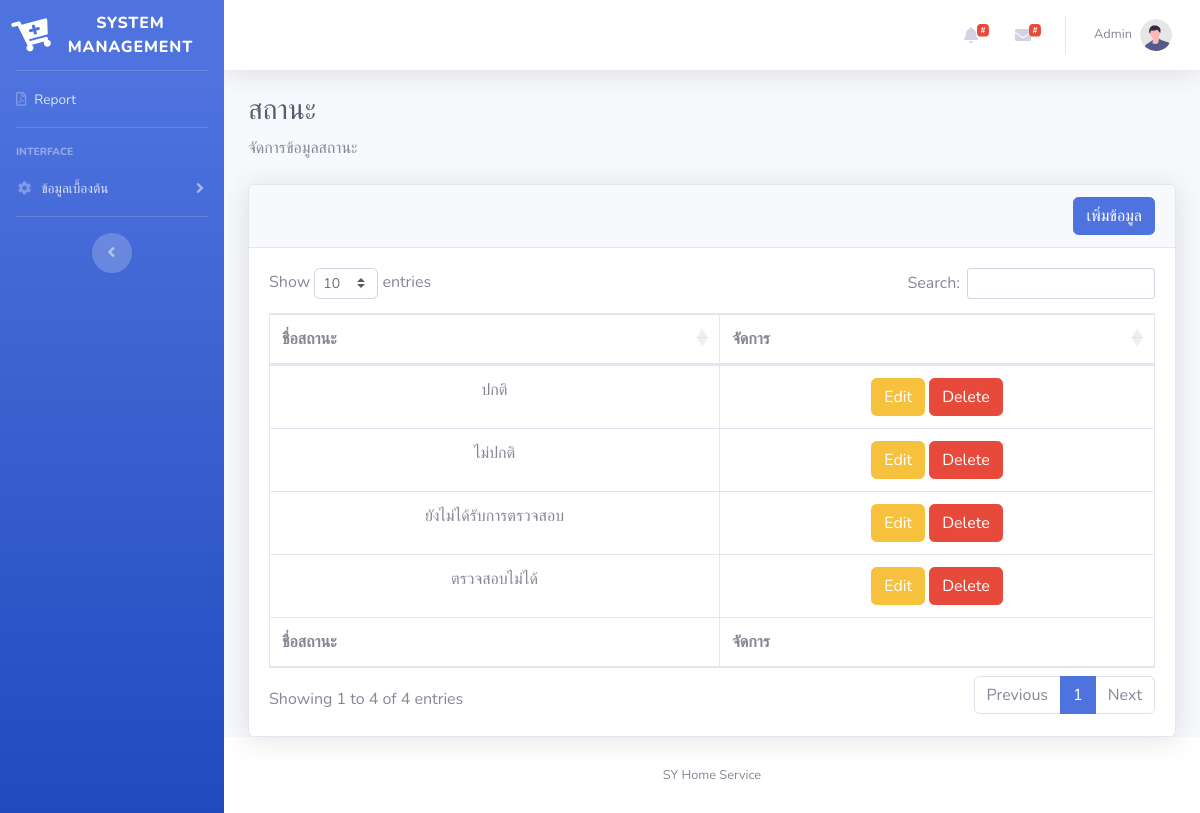
/status_page.php, run on the app's committed database.
### tables this page shows
CREATE TABLE `sy_status` (
  `s_id` varchar(20) NOT NULL,
  `s_name` varchar(50) NOT NULL
);

### status_page.php (the view, shortened to what this page needs)
<?php include 'includes/connect.php';
?>
<!DOCTYPE html>
<html lang="en">
<body id="page-top">
    <div id="wrapper">
        <ul class="navbar-nav bg-gradient-primary sidebar sidebar-dark accordion" id="accordionSidebar">
            <?php include 'includes/navbar.php' ?>
            <div class="container-fluid">
                <h1 class="h3 mb-2 text-gray-800">สถานะ</h1>
                <p class="mb-4">จัดการข้อมูลสถานะ</p>
                <div class="card shadow mb-9">
                    <div class="card-header py-8">
                        <button type="button" class="btn btn-primary" data-toggle="modal" style="float: right;" data-target="#addModal">เพิ่มข้อมูล</button>
                    </div>
                    <div class="card-body">
                        <table class="table table-bordered" id="mytable" width="100%" cellspacing="0" style="text-align: center;">
                            <thead>
                                <tr>
                                    <th>ชื่อสถานะ</th>
                                    <th>จัดการ</th>
                                </tr>
                            </thead>
                            <tfoot>
                                <tr>
                                    <th>ชื่อสถานะ</th>
                                    <th>จัดการ</th>
                                </tr>
                            </tfoot>
                            <tbody>
                                <?php
                                $select_stmt = $db->prepare("SELECT * FROM sy_status");
                                $select_stmt->execute();
                                while ($row = $select_stmt->fetch(PDO::FETCH_ASSOC)) {
                                ?>
                                    <tr>
                                        <td><?php echo $row["s_name"]; ?>
                                        <td><a class="btn btn-warning editbtn" data-toggle="modal" data-target="#editModal">Edit</a>
                                            <a class="btn btn-danger deletebtn" data-toggle="modal" data-target="#deleteModal">Delete</a></td>
                                    </tr>
                                <?php } ?>
                            </tbody>
                        </table>
                    </div>
                </div>
            </div>
    </div>
    <?php include 'includes/footer.php' ?>
    </div>
    </div>
</body>
</html>

### data on the page
sy_status: s_name "ปกติ"
sy_status: s_name "ไม่ปกติ"
sy_status: s_name "ยังไม่ได้รับการตรวจสอบ"
sy_status: s_name "ตรวจสอบไม่ได้"
